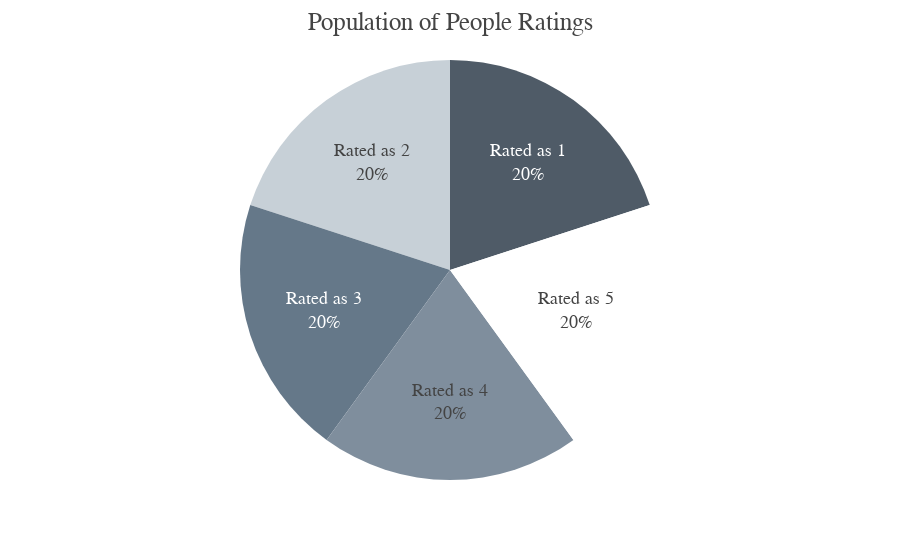

The notebook cell this image was saved under:
### Code cell
x = ['Rated as 1', 'Rated as 2', 'Rated as 3', 'Rated as 4', 'Rated as 5']
y = [50, 50, 50, 50, 50]

graph2 = px.pie(values=y, names=x, color_discrete_sequence=['#4F5B67','#C7D0D7','#657889'])
graph2.update_layout(showlegend=False,title='Population of People Ratings',
                          template="presentation",
                          title_font_family="Times New Roman",
                          font_family="Times New Roman")

graph2.update_traces(textposition='inside', textinfo='percent+label')
graph2.show()

### Figure 1 — Plotly figure (JSON) as saved in the notebook; plotly's stock layout.template omitted (floating-point values rounded to 4 significant figures)
{"data": [{"domain": {"x": [0, 1], "y": [0, 1]}, "hovertemplate": "label=%{label}<br>value=%{value}<extra></extra>", "labels": ["Rated as 1", "Rated as 2", "Rated as 3", "Rated as 4", "Rated as 5"], "legendgroup": "", "name": "", "showlegend": true, "textinfo": "percent+label", "textposition": "inside", "type": "pie", "values": [50, 50, 50, 50, 50]}], "layout": {"autosize": true, "font": {"family": "Times New Roman"}, "legend": {"tracegroupgap": 0}, "margin": {"t": 60}, "piecolorway": ["#4F5B67", "#C7D0D7", "#657889"], "showlegend": false, "title": {"font": {"family": "Times New Roman"}, "text": "Population of People Ratings"}}}
